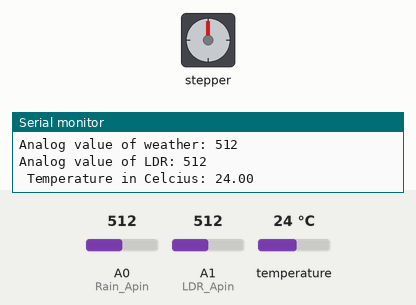
Bench run of a sketch on a simulated Arduino Uno, built with avr-gcc and run on an emulated ATmega328P. Parts: stepper motor, the last lines printed to the serial monitor. The test bench sets the inputs (shaded band); at power-on: temperature 24 °C, A0 (Rain_Apin) = 512, A1 (LDR_Apin) = 512. Stepper angles assume 2038 steps per turn.

Above: at 3.3 s.
3.4 s: temperature set to 34.5 °C
6.5 s: temperature set to 35.3 °C
At 9.44 s:
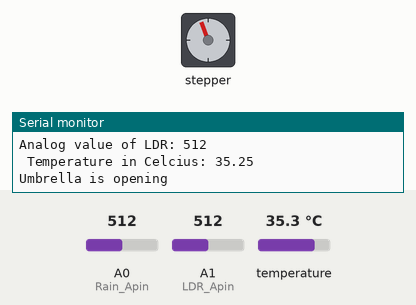
At 10.04 s:
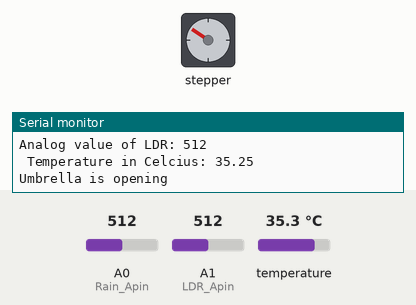
21.8 s: temperature set to 12 °C
At 22.13 s:
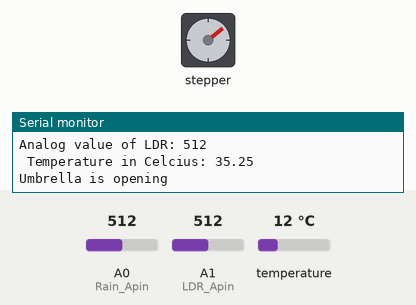
Timing chart, 0 to 24.8 s (numbered marks = the images above; inputs shaded):
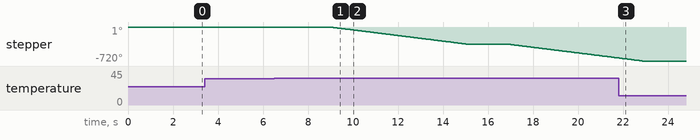

The sketch:

Umbrella_Automation_for_Handicaps.ino
```cpp
#include <Stepper.h>
#include <OneWire.h>
#include <DallasTemperature.h>
#define ONE_WIRE_BUS 5
OneWire oneWire(ONE_WIRE_BUS);
DallasTemperature sensors(&oneWire);

const int Rain_Dpin = 4;
const int Rain_Apin= A0;

int const LDR_Dpin=   7;
int const LDR_Apin = A1;


float Celcius=0;
int LDR_Dvalue;
int LDR_Avalue;
int Rain_analogeValue;

int stepsPerRevolution = 2038;  // change this to fit the number of steps per revolution
// for your motor

// initialize the stepper library on pins 8 through 11:
Stepper myStepper(stepsPerRevolution, 8, 9, 10, 11);

void setup() {
   pinMode(LDR_Dpin, INPUT);
   pinMode(LDR_Apin, INPUT);
   pinMode(Rain_Dpin, INPUT);
   pinMode(Rain_Apin, INPUT);
   sensors.begin();
  // set the speed at 60 rpm:
   myStepper.setSpeed(10);


  Serial.begin(9600);

}

void loop() {
  sensors.requestTemperatures();
  Celcius=sensors.getTempCByIndex(0);
  LDR_Avalue=analogRead(LDR_Apin);
  Rain_analogeValue=analogRead(Rain_Apin);

  Serial.print("Analog value of weather: ");
  Serial.println( Rain_analogeValue);
   Serial.println("");


  Serial.print("Analog value of LDR: ");
  Serial.println(LDR_Avalue);
  Serial.println("");

  Serial.print(" Temperature in Celcius: ");
  Serial.println(Celcius);
  Serial.println("");
  delay(1000);

  int motorcheck=0;
  if(Rain_analogeValue <  500 || LDR_Avalue <= 80 || Celcius >= 35)
  {
    Serial.println("Umbrella is opening");
    myStepper.step(-stepsPerRevolution);
    int motorcheck=1;
    exit;


  }
  else if(motorcheck==1)
  {
    if (Rain_analogeValue >  500 && LDR_Avalue >= 350   && Celcius < 35)
 {
    Serial.println("Umbrella is closing");
    myStepper.step(stepsPerRevolution);
    exit;
  }
    }


}
```

Measured:
- the behaviour switches between 34.9 and 35 °C on temperature (found by bisection; images 0 and 1)
- after the input at 6.5 s, stepper: turns 360° counter-clockwise in 6.0 s, then 296° counter-clockwise in 5.0 s
- after the input at 21.8 s, stepper: goes on until 22.9 s, then stays -720°
